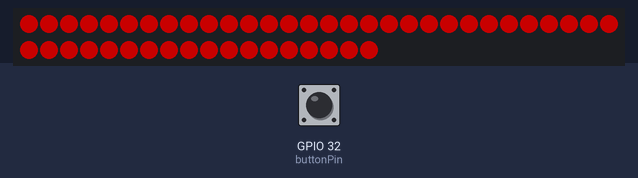
Recording of a sketch running on a simulated ESP32. Shown: 48 RGB LEDs in strip order, left to right, continuing on the next row. Inputs (shaded band) come from the test bench; at power-on: GPIO 32 (buttonPin) HIGH. Dim RGB values are drawn brighter than linear; WiFi joins after 1.5 s; servers stay silent unless stated; what the sketch prints to the serial monitor is not drawn.

Above: at 2.8 s.
2.9 s: GPIO 32 (buttonPin) pulled LOW for 0.15 s
At 3.03 s:
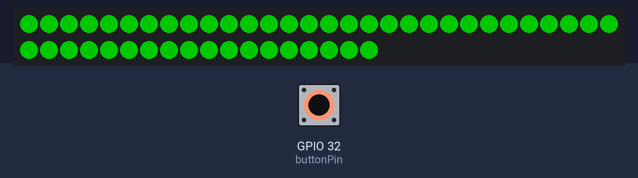
4.6 s: GPIO 32 (buttonPin) pulled LOW for 3.2 s
Timing chart, 0 to 7.6 s (numbered marks = the images above; inputs shaded):
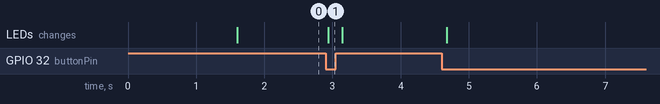

Measured:
- after the input at 2.9 s, the LEDs: change at once (image 1)

The sketch:

atom_button_server.ino
```cpp
#include <FastLED.h>
// #include <M5Atom.h>
#include <WiFi.h>
#include <WiFiUdp.h>
#include <Wire.h>

#include "config.h"

#define USE_SOFT_AP
const IPAddress ip(192, 168, 88, 1);
const IPAddress gateway(192, 168, 88, 254);
const IPAddress subnet(255, 255, 255, 0);
const IPAddress dns(192, 168, 88, 254);

const IPAddress clientIP(192, 168, 88, 2);
const IPAddress clientIP2(192, 168, 88, 3);

const int UDP_PORT = 55555;

WiFiUDP udp;

// TODO: mutex
uint8_t receive_state = 0;
uint8_t control_state = 0;  // 0: stop 1: run

boolean heartbeat = false;

// Button
const int buttonPin = 32;
const uint8_t ledPin = 26;
const uint8_t ledNum = 48;
CRGB leds[ledNum];

void setup() {
  // M5.begin(true, false, true);
  Serial.begin(115200);

#ifdef USE_SOFT_AP
  init_soft_ap();
#else
  init_wifi_client();
#endif

  pinMode(buttonPin, INPUT_PULLUP);
  FastLED.addLeds<NEOPIXEL, ledPin>(leds, ledNum);
  FastLED.setBrightness(100);
  FastLED.clear();

  delay(500);  // TODO: task起動待ち。せまふぉ？
}

void init_soft_ap() {
  WiFi.mode(WIFI_AP);
  WiFi.softAP(ssid, password);
  delay(100);
  WiFi.softAPConfig(ip, ip, subnet);

  IPAddress myIP = WiFi.softAPIP();

  Serial.println("WiFi AP OK");
  Serial.print("IP address: ");
  Serial.println(myIP);
  udp.begin(myIP, UDP_PORT);
  delay(1000);
}

void button_led_all(CRGB c) {
  for (int i = 0; i < ledNum; i++) leds[i] = c;
  FastLED.show();
}

void init_wifi_client() {
  WiFi.config(ip, gateway, subnet, dns);
  delay(10);

  // We start by connecting to a WiFi network -----------------------------
  Serial.println();
  Serial.print("Connecting to ");
  Serial.println(ssid);

  WiFi.begin(ssid, password);

  bool blink = true;
  while (WiFi.status() != WL_CONNECTED) {
    delay(500);
    Serial.print(".");
    if (blink) {
      // M5.dis.drawpix(0, 0x0000ff);
      button_led_all(CRGB(0, 0, 255));
    } else {
      // M5.dis.drawpix(0, 0x000000);
      button_led_all(CRGB(0, 0, 0));
    }
    blink = !blink;
  }

  Serial.println("");
  Serial.println("WiFi connected.");
  Serial.println("IP address: ");
  Serial.println(WiFi.localIP());
}

void loop() {
  // M5.update();
  receiveFromCar();

  control_state = 0;
  // if (M5.BtnA.isPressed() || !button_data) {
  // if (M5.Btn.isPressed() || !digitalRead(buttonPin)) {
  if (!digitalRead(buttonPin)) {
    control_state = 1;  // Run
    // M5.dis.drawpix(0, 0xff0000);  // GRB Green
    button_led_all(CRGB(0, 255, 0));
  } else {
    // M5.dis.drawpix(0, 0x00ff00);  // GRB Red
    button_led_all(CRGB(255, 0, 0));
  }
  // Serial.print("control_state: ");
  // Serial.println(control_state);

  sendControlState(clientIP);
  sendControlState(clientIP2);
  delay(100);  // TODO: remove
}

void receiveFromCar() {
  if (!heartbeat) {
    int packetSize = udp.parsePacket();
    if (packetSize > 0) {
      receive_state = udp.read();
      heartbeat = true;
    }
  }
}

void sendControlState(const IPAddress ip) {
  udp.beginPacket(ip, UDP_PORT);
  udp.write(control_state);
  udp.endPacket();
}
```
